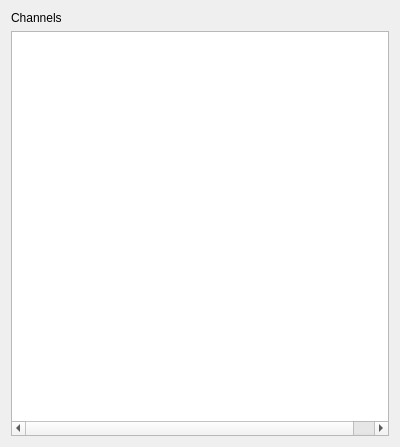
<?xml version="1.0" encoding="UTF-8"?>
<ui version="4.0">
 <class>ChannelsMgnt</class>
 <widget class="QWidget" name="ChannelsMgnt">
  <property name="geometry">
   <rect>
    <x>0</x>
    <y>0</y>
    <width>400</width>
    <height>447</height>
   </rect>
  </property>
  <property name="windowTitle">
   <string>Channels</string>
  </property>
  <layout class="QVBoxLayout" name="verticalLayout">
   <item>
    <widget class="QLabel" name="ChannelsLabel">
     <property name="text">
      <string>Channels</string>
     </property>
     <property name="alignment">
      <set>Qt::AlignLeading|Qt::AlignLeft|Qt::AlignTop</set>
     </property>
    </widget>
   </item>
   <item>
    <widget class="QTreeWidget" name="ChannelsTreeWidget">
     <property name="columnCount">
      <number>4</number>
     </property>
     <attribute name="headerVisible">
      <bool>false</bool>
     </attribute>
     <column>
      <property name="text">
       <string notr="true">1</string>
      </property>
     </column>
     <column>
      <property name="text">
       <string notr="true">2</string>
      </property>
     </column>
     <column>
      <property name="text">
       <string notr="true">3</string>
      </property>
     </column>
     <column>
      <property name="text">
       <string notr="true">4</string>
      </property>
     </column>
    </widget>
   </item>
  </layout>
 </widget>
 <resources/>
 <connections/>
</ui>
